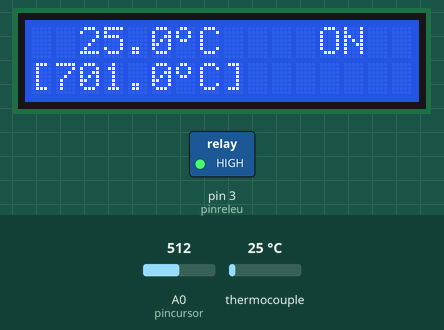
Recording of a sketch running on a simulated Arduino Uno, built with avr-gcc and run on an emulated ATmega328P. Shown: 16×2 character LCD, switched loads named in the sketch (green lamp = pin HIGH). Inputs (shaded band) come from the test bench; at power-on: thermocouple 25 °C, A0 (pincursor) = 512.

Above: at 4.2 s.
4.3 s: thermocouple set to 6 °C
At 5.4 s:
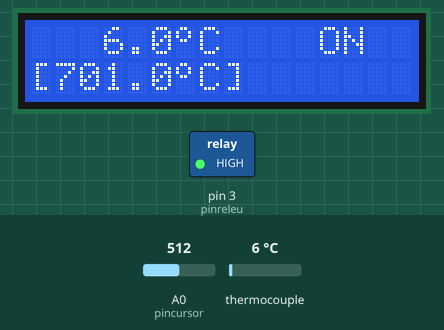
6.5 s: A0 (pincursor) set to 716
At 7.4 s:
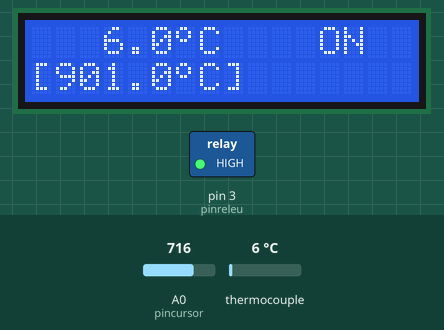
8.6 s: thermocouple set to 75 °C
At 10.3 s:
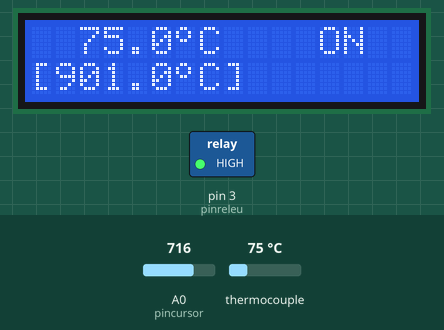
10.6 s: A0 (pincursor) set to 900
At 12.3 s:
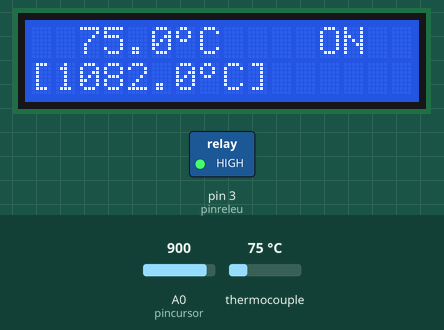
12.6 s: A0 (pincursor) set to 823
At 14.3 s:
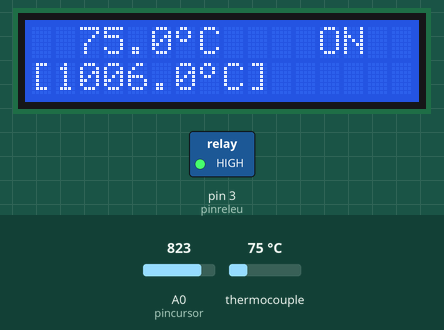
14.6 s: A0 (pincursor) set to 807
At 16.3 s:
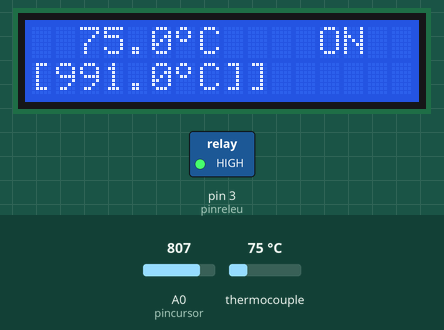
Timing chart, 0 to 17.6 s (numbered marks = the images above; inputs shaded):
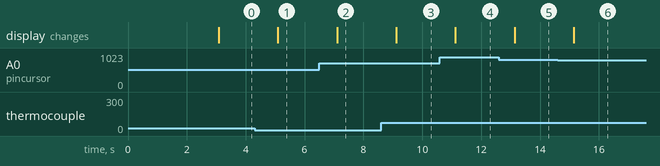

The sketch:

thermostat_lcdthermocouple_1.ino
```cpp
// this example is public domain. enjoy!
// https://learn.adafruit.com/thermocouple/
// add thermostat function with potentiometer adjust by Nicu FLORICA (niq_ro) - Craiova, 7-Oct-2020
// changed value for 100..450 degree Celsius instead 0..250 degree Celsius, see lines 77,78

#include <max6675.h> // https://github.com/adafruit/MAX6675-library
#include <LiquidCrystal.h>
#include <Wire.h>

int thermoDO = 4;
int thermoCS = 5;
int thermoCLK = 6;

MAX6675 thermocouple(thermoCLK, thermoCS, thermoDO);

LiquidCrystal lcd(8, 9, 10, 11, 12, 13);

// make a cute degree symbol
uint8_t degree[8]  = {140,146,146,140,128,128,128,128};

#define pincursor A0
float temperatura;
float temperaturadorita;
float histerezis = 2.5;
#define pinreleu 3

#define atras HIGH
#define repaus LOW

/*
#define atras LOW
#define repaus HIGH
*/


void setup() {
  Serial.begin(9600);
  pinMode(pinreleu, OUTPUT);   // use Arduino pins
  digitalWrite(pinreleu, repaus);

  lcd.begin(16, 2);
  lcd.createChar(0, degree);
  lcd.clear();
  lcd.setCursor(0, 0);
  lcd.print("   Thermostat   ");
  lcd.setCursor(0, 0);
  lcd.print("  with MAX6675  ");
  delay(3000);  // wait
  lcd.clear();
   if (temperatura > temperaturadorita)
   {
    digitalWrite(pinreleu, repaus);
    lcd.setCursor(11,0);
    lcd.print("Relay");
    lcd.setCursor(11,0);
    lcd.print(" OFF ");
   }
   else
   {
    digitalWrite(pinreleu, atras);
    lcd.setCursor(11,0);
    lcd.print("Relay");
    lcd.setCursor(11,0);
    lcd.print(" ON  ");
   }
}

void loop() {
  temperatura = thermocouple.readCelsius();
  lcd.setCursor(1,0);
  if (temperatura < 100) lcd.print(" ");
  if (temperatura < 10) lcd.print(" ");
  lcd.print(temperatura,1);
  lcd.write((byte)0);
  lcd.print("C ");

 temperaturadorita = map(analogRead(pincursor), 0, 255, 200, 450); // map(value, fromLow, fromHigh, toLow, toHigh)
 // https://www.arduino.cc/reference/en/language/functions/math/map/

  lcd.setCursor(0,1);
  lcd.print("[");
  if (temperaturadorita < 100) lcd.print(" ");
  if (temperaturadorita < 10) lcd.print(" ");
  lcd.print(temperaturadorita,1);
  lcd.write((byte)0);
  lcd.print("C]");

 if (temperatura > temperaturadorita)
 {
    digitalWrite(pinreleu, repaus);
    lcd.setCursor(11,0);
    lcd.print("Relay");
    lcd.setCursor(11,0);
    lcd.print(" OFF ");
 }
 if (temperatura < temperaturadorita - histerezis)
 {
    digitalWrite(pinreleu, atras);
    lcd.setCursor(11,0);
    lcd.print("Relay");
    lcd.setCursor(11,0);
    lcd.print(" ON  ");
 }

  delay(1000);
}
```

Measured:
- the behaviour switches between 816 and 815 on A0 (pincursor) (found by bisection; images 5 and 6)
- after the input at 4.3 s, the display: changes after 0.79 s (image 1)
- after the input at 6.5 s, the display: changes after 0.60 s (image 2)
- after the input at 8.6 s, the display: changes after 0.51 s (image 3)
- after the input at 10.6 s, the display: changes after 0.52 s (image 4)
- after the input at 12.6 s, the display: changes after 0.53 s (image 5)
- after the input at 14.6 s, the display: changes after 0.55 s (image 6)
